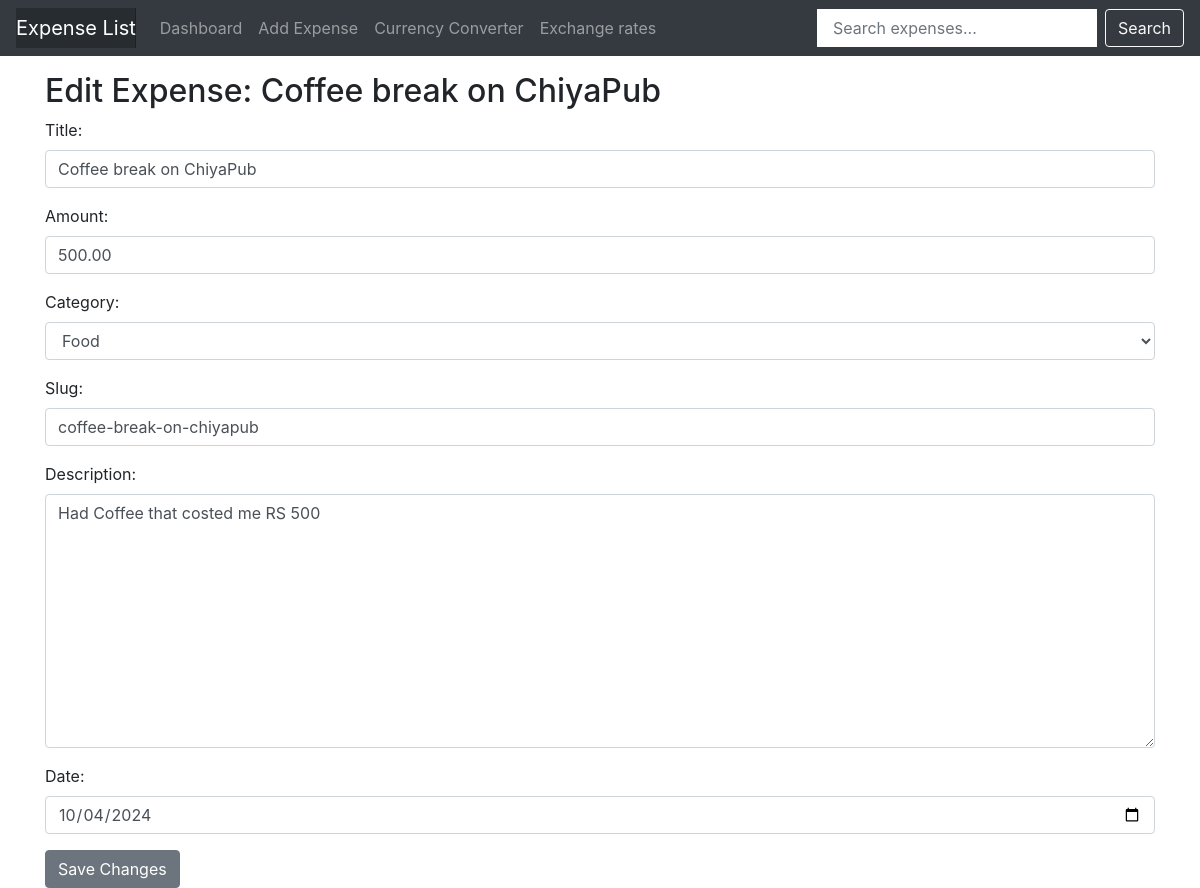
The app's page /expense/edit/coffee-break-on-chiyapub/ (signed in) with its own data.
### expenseapp/models.py (models this page shows, shortened)
class Expense(models.Model):
    CATEGORY_CHOICES = (
        ('CLOTHING', 'Clothing'),
        ('FOOD', 'Food'),
        ('TRANSPORT', 'Transport'),
        ('ENTERTAINMENT', 'Entertainment'),
        ('MISCELLANEOUS', 'Miscellaneous'),
        ('OTHER', 'Other'),
    )
    sno = models.AutoField(primary_key = True)
    user = models.ForeignKey(User, on_delete=models.CASCADE)
    title = models.CharField(max_length=100)
    amount = models.DecimalField(max_digits=10, decimal_places=2)
    category = models.CharField(max_length=20, choices=CATEGORY_CHOICES, default='OTHER')
    slug = models.CharField(max_length = 255)
    description = models.TextField(blank=True)
    date = models.DateField()

### expenseapp/views.py (the view)
# urls.py: path('expense/edit/<slug:slug>/', views.edit_expense, name='edit_expense'),
@login_required
def edit_expense(request, slug):
    expense = get_object_or_404(Expense, slug=slug, user=request.user)
    if request.method == 'POST':
        form = ExpenseForm(request.POST, instance=expense)
        if form.is_valid():
            form.save()  # Save the updated data
            messages.success(request, 'Expense edited Sucessfully')
            return redirect('expense_home')  # Redirect to expense home or some other page after saving
    else:
        form = ExpenseForm(instance=expense)
    context = {
        'form': form,
        'expense': expense
    }
    return render(request, 'expense/editexpense.html', context)

### expenseapp/forms.py
class ExpenseForm(forms.ModelForm):
    class Meta:
        model = Expense
        fields = ['title', 'amount', 'category', 'slug', 'description', 'date']
        widgets = {
            'title': forms.TextInput(attrs={'class':'form-control', 'id':'inputtitle', 'name':'title'}),
            'amount': forms.NumberInput(attrs={'class':'form-control', 'id':'inputAmount', 'name':'amount'}),
            'category': forms.Select(attrs={'class':'form-control', 'id':'inputCategory', 'name':'category'}),
            'slug': forms.TextInput(attrs={'class':'form-control', 'id':'inputSlug', 'name':'slug'}),
            'description': forms.Textarea(attrs={'class':'form-control', 'id':'description', 'name':'description'}),
            'date': forms.DateInput(attrs={'class':'form-control', 'id':'inputDate', 'name':'date', 'type': 'date'}),
        }

### templates/expense/editexpense.html (shortened to what this page needs)
{% extends 'base.html' %}
{% block body %}
{% include 'layout/navbar.html' %}
<h2 class="container mt-3">Edit Expense: {{ expense.title }}</h2>
<form method="POST" class="container">
    {{ form.as_p }}
    <button class="btn  btn-secondary" type="submit">Save Changes</button>
</form>
{% endblock body %}

### static/css/style.css (style rules this page uses)
body { font-size: .875rem; }

### records on screen
Expense: title "Coffee break on ChiyaPub", amount "500.00", category "Food", slug "coffee-break-on-chiyapub", description "Had Coffee that costed me RS 500", date "10/04/2024"
